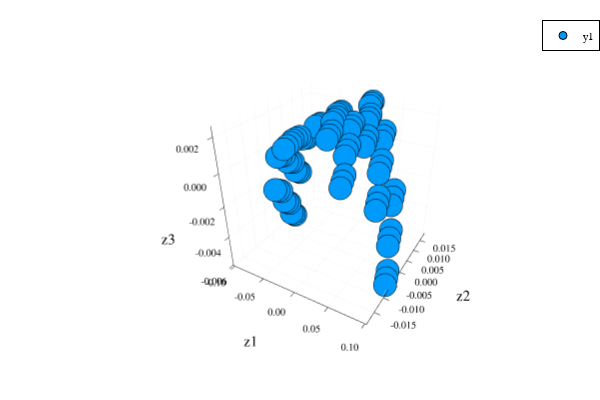

The code cell stored with this chart in its notebook:
### Code cell
# Scatter plot of the TS in RS
scatter(eachrow(Z_)...,xlabel="z1",ylabel="z2",zlabel="z3", 
hover= [i for i in 1:lastindex(eachcol(Z_))])

### Figure 1 — Plotly figure (JSON) as saved in the notebook; plotly's stock layout.template omitted (floating-point values rounded to 4 significant figures)
{"data": [{"colorbar": {"len": 0.9143, "title": "", "x": 0.9934, "y": 0.533}, "hoverinfo": "text", "legendgroup": "y1", "marker": {"color": "rgba(0, 154, 250, 1.000)", "line": {"color": "rgba(0, 0, 0, 1.000)", "width": 1}, "size": 8, "symbol": "circle"}, "mode": "markers", "name": "y1", "scene": "scene", "showlegend": true, "text": [1, 2, 3, 4, 5, 6, 7, 8, 9, 10, 11, 12, 13, 14, 15, 16, 17, 18, 19, 20, 21, 22, 23, 24, 25, 26, 27, 28, 29, 30, 31, 32, 33, 34, 35, 36, 37, 38, 39, 40, 41, 42, 43, 44, 45, 46, 47, 48, 49, 50, 51, 52, 53, 54, 55, 56, 57, 58, 59, 60, 61, 62, 63, 64, 65, 66, 67, 68, 69, 70, 71, 72, 73, 74, 75, 76, 77, 78, 79, 80, 81], "type": "scatter3d", "x": [-0.0965, -0.09342, -0.09504, -0.07366, -0.06937, -0.07149, -0.08599, -0.0821, -0.08408, -0.03783, -0.03352, -0.03574, -0.01035, -0.006029, -0.008125, -0.02407, -0.0195, -0.02179, -0.06913, -0.06531, -0.0673, -0.04276, -0.03829, -0.04048, -0.05643, -0.05205, -0.05426, 0.006029, 0.01035, 0.008125, 0.03352, 0.03783, 0.03574, 0.0195, 0.02407, 0.02179, 0.06937, 0.07366, 0.07149, 0.09342, 0.0965, 0.09504, 0.0821, 0.08599, 0.08408, 0.03829, 0.04276, 0.04048, 0.06531, 0.06913, 0.0673, 0.05205, 0.05643, 0.05426, -0.04735, -0.04351, -0.04551, -0.02119, -0.01671, -0.0189, -0.03489, -0.0305, -0.03272, 0.01671, 0.02119, 0.0189, 0.04351, 0.04735, 0.04551, 0.0305, 0.03489, 0.03272, -0.01606, -0.01174, -0.01397, 0.01174, 0.01606, 0.01397, -0.002284, 0.002284, 5.458e-11], "xaxis": "x", "y": [0.006984, 0.004523, 0.005831, -0.00392, -0.007335, -0.005637, 0.002056, -0.001039, 0.0005504, -0.001087, -0.004507, -0.002745, -0.01434, -0.01777, -0.01611, -0.007672, -0.01128, -0.009477, 0.003509, 0.0004677, 0.002056, -0.009106, -0.01265, -0.01091, -0.002493, -0.005969, -0.004209, 0.01777, 0.01434, 0.01611, 0.004507, 0.001087, 0.002745, 0.01128, 0.007672, 0.009477, 0.007335, 0.00392, 0.005637, -0.004523, -0.006984, -0.005831, 0.001039, -0.002056, -0.0005504, 0.01265, 0.009106, 0.01091, -0.0004677, -0.003509, -0.002056, 0.005969, 0.002493, 0.004209, 0.01283, 0.009787, 0.01138, 0.0003102, -0.003237, -0.001495, 0.006922, 0.003446, 0.005206, 0.003237, -0.0003102, 0.001495, -0.009787, -0.01283, -0.01138, -0.003446, -0.006922, -0.005206, 0.00839, 0.00497, 0.006731, -0.00497, -0.00839, -0.006731, 0.001805, -0.001805, 8.159e-11], "yaxis": "y", "z": [-0.00582, -0.00529, -0.005567, -0.00238, -0.001851, -0.002107, -0.00411, -0.00353, -0.003822, 0.001077, 0.001348, 0.001214, 0.002177, 0.002207, 0.002199, 0.001809, 0.001967, 0.001894, -0.001839, -0.001378, -0.001614, 0.000732, 0.001027, 0.0008885, -0.0004339, -2.174e-05, -0.000224, 0.002207, 0.002177, 0.002199, 0.001348, 0.001077, 0.001214, 0.001967, 0.001809, 0.001894, -0.001852, -0.00238, -0.002107, -0.00529, -0.005819, -0.005567, -0.00353, -0.00411, -0.003822, 0.001027, 0.000732, 0.0008885, -0.001378, -0.001839, -0.001614, -2.176e-05, -0.0004338, -0.0002239, 0.0003086, 0.0006375, 0.0004708, 0.001932, 0.002074, 0.00201, 0.001245, 0.001507, 0.001381, 0.002073, 0.001932, 0.00201, 0.0006375, 0.0003087, 0.0004708, 0.001507, 0.001245, 0.001381, 0.002072, 0.002194, 0.002137, 0.002194, 0.002072, 0.002137, 0.002317, 0.002317, 0.002324], "zaxis": "z"}], "layout": {"annotations": [], "height": 400, "legend": {"bgcolor": "rgba(255, 255, 255, 1.000)", "bordercolor": "rgba(0, 0, 0, 1.000)", "borderwidth": 1, "font": {"color": "rgba(0, 0, 0, 1.000)", "family": "sans-serif", "size": 11}, "title": {"font": {"color": "rgba(0, 0, 0, 1.000)", "family": "sans-serif", "size": 15}, "text": ""}, "tracegroupgap": 0, "traceorder": "normal", "x": 1, "xanchor": "auto", "y": 1, "yanchor": "auto"}, "margin": {"b": 20, "l": 0, "r": 0, "t": 20}, "paper_bgcolor": "rgba(255, 255, 255, 1.000)", "plot_bgcolor": "rgba(255, 255, 255, 1.000)", "scene": {"camera": {"eye": {"x": 1.126, "y": -1.95, "z": 1.3}, "projection": "orthographic"}, "domain": {"x": [0.1209, 0.9934], "y": [0.07581, 0.9902]}, "xaxis": {"gridcolor": "rgba(0, 0, 0, 0.100)", "gridwidth": 0.5, "linecolor": "rgba(0, 0, 0, 1.000)", "mirror": false, "range": [-0.1023, 0.1023], "showgrid": true, "showline": true, "showticklabels": true, "tickangle": 0, "tickcolor": "rgb(0, 0, 0)", "tickfont": {"color": "rgba(0, 0, 0, 1.000)", "family": "sans-serif", "size": 11}, "tickmode": "array", "ticks": "inside", "ticktext": ["-0.10", "-0.05", "0.00", "0.05", "0.10"], "tickvals": [-0.1, -0.05, 0, 0.05, 0.1], "title": "z1", "titlefont": {"color": "rgba(0, 0, 0, 1.000)", "family": "sans-serif", "size": 15}, "type": "-", "visible": true, "zeroline": false, "zerolinecolor": "rgba(0, 0, 0, 1.000)"}, "yaxis": {"gridcolor": "rgba(0, 0, 0, 0.100)", "gridwidth": 0.5, "linecolor": "rgba(0, 0, 0, 1.000)", "mirror": false, "range": [-0.01883, 0.01883], "showgrid": true, "showline": true, "showticklabels": true, "tickangle": 0, "tickcolor": "rgb(0, 0, 0)", "tickfont": {"color": "rgba(0, 0, 0, 1.000)", "family": "sans-serif", "size": 11}, "tickmode": "array", "ticks": "inside", "ticktext": ["-0.015", "-0.010", "-0.005", "0.000", "0.005", "0.010", "0.015"], "tickvals": [-0.015, -0.01, -0.005, 0, 0.005, 0.01, 0.015], "title": "z2", "titlefont": {"color": "rgba(0, 0, 0, 1.000)", "family": "sans-serif", "size": 15}, "type": "-", "visible": true, "zeroline": false, "zerolinecolor": "rgba(0, 0, 0, 1.000)"}, "zaxis": {"gridcolor": "rgba(0, 0, 0, 0.100)", "gridwidth": 0.5, "linecolor": "rgba(0, 0, 0, 1.000)", "mirror": false, "range": [-0.006064, 0.002568], "showgrid": true, "showline": true, "showticklabels": true, "tickangle": 0, "tickcolor": "rgb(0, 0, 0)", "tickfont": {"color": "rgba(0, 0, 0, 1.000)", "family": "sans-serif", "size": 11}, "tickmode": "array", "ticks": "inside", "ticktext": ["-0.006", "-0.004", "-0.002", "0.000", "0.002"], "tickvals": [-0.006, -0.004, -0.002, 0, 0.002], "title": "z3", "titlefont": {"color": "rgba(0, 0, 0, 1.000)", "family": "sans-serif", "size": 15}, "type": "-", "visible": true, "zeroline": false, "zerolinecolor": "rgba(0, 0, 0, 1.000)"}}, "showlegend": true, "width": 600}}
